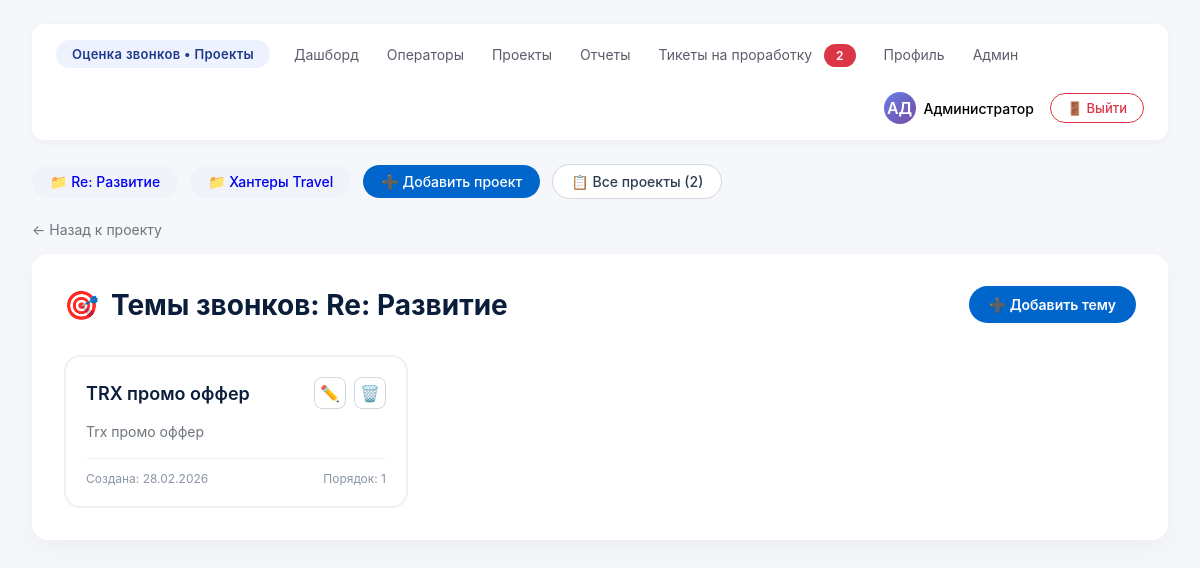
Screenshot of /project/1/topics (signed in) with the database file from the repository.
### database.py (models this page shows)
class User(Base):
    __tablename__ = "users"
    id = Column(Integer, primary_key=True)
    full_name = Column(String, nullable=False)
    login = Column(String, unique=True, nullable=False)
    password_hash = Column(String, nullable=True)
    role = Column(String, nullable=False, default=UserRole.CONTROLLER.value)
    email = Column(String, nullable=True)
    avatar_letters = Column(String(2), nullable=True)
    is_active = Column(Boolean, default=True)
    created_at = Column(DateTime, default=datetime.utcnow)
    evaluations_given = relationship("Evaluation", back_populates="evaluator")
    managed_projects = relationship("Project", secondary="project_managers", back_populates="managers")
    manager_links = relationship("ProjectManager", back_populates="user", overlaps="managed_projects,managers")

class Project(Base):
    __tablename__ = "projects"
    id = Column(Integer, primary_key=True)
    name = Column(String, unique=True, nullable=False)
    description = Column(String, nullable=True)
    is_active = Column(Boolean, default=True)
    created_at = Column(DateTime, default=datetime.utcnow)
    operators = relationship("Operator", back_populates="project")
    metric_blocks = relationship("MetricBlock", back_populates="project", cascade="all, delete-orphan")
    managers = relationship("User", secondary="project_managers", back_populates="managed_projects")
    topics = relationship("Topic", back_populates="project", cascade="all, delete-orphan")
    manager_links = relationship("ProjectManager", back_populates="project", overlaps="managers,managed_projects")

class Topic(Base):
    __tablename__ = "topics"
    id = Column(Integer, primary_key=True)
    project_id = Column(Integer, ForeignKey("projects.id", ondelete="CASCADE"), nullable=False)
    name = Column(String, nullable=False)  # Название темы
    description = Column(String, nullable=True)  # Описание
    display_order = Column(Integer, default=0)
    is_active = Column(Boolean, default=True)
    created_at = Column(DateTime, default=datetime.utcnow)
    project = relationship("Project", back_populates="topics")
    evaluations = relationship("Evaluation", back_populates="topic")  # Связь с оценками

### main.py (the view)
@app.get("/project/{project_id}/topics", response_class=HTMLResponse)
async def project_topics_page(
    request: Request,
    project_id: int,
    current_user: User = Depends(get_current_user),
    db: Session = Depends(get_db)
):
    if current_user.role not in ['admin', 'controller']:
        raise HTTPException(status_code=403, detail="Недостаточно прав")
    project = db.query(Project).filter(Project.id == project_id).first()
    if not project:
        raise HTTPException(status_code=404, detail="Проект не найден")
    topics = db.query(Topic).filter(
        Topic.project_id == project_id,
        Topic.is_active == True
    ).order_by(Topic.display_order).all()
    all_projects = db.query(Project).filter(Project.is_active == True).all()
    tickets_count = get_active_tickets_count(db)
    return templates.TemplateResponse(
        "project_topics.html",
        {
            "request": request,
            "user": current_user,
            "project": project,
            "topics": topics,
            "projects": all_projects,
            "tickets_count": tickets_count,
            "date": date
        }
    )

### templates/project_topics.html (shortened to what this page needs)
<!DOCTYPE html>
<html lang="ru">
<head>
</head>
<body>
    <div class="top-nav">
        <div class="project-badge">Оценка звонков • Проекты</div>
        <div class="nav-links">
            <a href="/" class="nav-item {% if request.url.path == '/' %}active{% endif %}">Дашборд</a>
            <a href="/operators" class="nav-item {% if request.url.path == '/operators' %}active{% endif %}">Операторы</a>
            <a href="/projects" class="nav-item {% if request.url.path == '/projects' %}active{% endif %}">Проекты</a>
            <a href="/reports" class="nav-item {% if request.url.path == '/reports' %}active{% endif %}">Отчеты</a>
            <a href="/tickets" class="nav-item {% if request.url.path == '/tickets' %}active{% endif %}">
                Тикеты на проработку
                <span class="tickets-badge">{{ tickets_count|default(0) }}</span>
            </a>
            <a href="/auth/profile" class="nav-item {% if request.url.path == '/auth/profile' %}active{% endif %}">Профиль</a>
            {% if user and user.role == 'admin' %}
            <a href="/admin" class="nav-item {% if request.url.path == '/admin' %}active{% endif %}">Админ</a>
            {% endif %}
        </div>
        <div class="user-rating">
            <div class="user-info">
                <div class="user-avatar">
                    {% if user and user.avatar_letters %}
                        {{ user.avatar_letters }}
                    {% elif user and user.full_name %}
                        {{ user.full_name[:2]|upper }}
                    {% else %}
                        АД
                    {% endif %}
                </div>
                <span style="font-size: 14px; font-weight: 500;">
                    {% if user and user.full_name %}
                        {{ user.full_name.split()[0] }}
                    {% else %}
                        Админ
                    {% endif %}
                </span>
            </div>
            <button class="logout-btn" type="button" onclick="showLogoutModal()">
                🚪 Выйти
            </button>
        </div>
    </div>
    <div class="projects-strip">
        {% for project in projects %}
            <a href="/project/{{ project.id }}" class="project-tag" style="background: #f0f3fa;">
                📁 {{ project.name }}
            </a>
        {% else %}
            <span class="project-tag" style="background: #f0f3fa;">📁 Нет проектов</span>
        {% endfor %}
        {% if user and user.role in ['admin', 'controller'] %}
        <span class="project-tag add" onclick="window.location.href='/projects'">➕ Добавить проект</span>
        {% endif %}
        <span class="project-tag all" onclick="window.location.href='/projects'">
            📋 Все проекты ({{ projects|length }})
        </span>
    </div>
    <a href="/project/{{ project.id }}" class="back-link">
        ← Назад к проекту
    </a>
    <div class="topics-container">
        <div class="topics-header">
            <h1>
                <span>🎯</span>
                Темы звонков: {{ project.name }}
            </h1>
            <button class="btn btn-primary" onclick="openCreateModal()">
                ➕ Добавить тему
            </button>
        </div>
        {% if topics %}
        <div class="topics-grid">
            {% for topic in topics %}
            <div class="topic-card">
                <div class="topic-header">
                    <span class="topic-name">{{ topic.name }}</span>
                    <div class="topic-actions">
                        <button class="btn-icon" onclick="openEditModal({{ topic.id }}, '{{ topic.name }}', '{{ topic.description or '' }}')">
                            ✏️
                        </button>
                        <button class="btn-icon" onclick="openDeleteModal({{ topic.id }}, '{{ topic.name }}')">
                            🗑️
                        </button>
                    </div>
                </div>
                {% if topic.description %}
                <div class="topic-description">{{ topic.description }}</div>
                {% endif %}
                <div class="topic-footer">
                    <span>Создана: {{ topic.created_at.strftime('%d.%m.%Y') if topic.created_at else '—' }}</span>
                    <span>Порядок: {{ topic.display_order }}</span>
                </div>
            </div>
            {% endfor %}
        </div>
        {% endif %}
    </div>
</body>
</html>

### templates/project_topics.html (style rules this page uses)
* { margin: 0; padding: 0; box-sizing: border-box; font-family: -apple-system, BlinkMacSystemFont, 'Segoe UI', Roboto, Oxygen, Ubuntu, sans-serif; }
body { background-color: #f5f7fb; padding: 24px 32px; }
.top-nav { background: white; border-radius: 12px; padding: 16px 24px; margin-bottom: 24px; box-shadow: 0 2px 8px rgba(0,0,0,0.04); display: flex; flex-wrap: wrap; align-items: center; gap: 24px; }
.project-badge { background: #eef2ff; color: #1e3a8a; padding: 6px 16px; border-radius: 30px; font-size: 13px; font-weight: 600; letter-spacing: 0.3px; }
.nav-links { display: flex; gap: 28px; color: #5a5e6a; font-size: 14px; }
.nav-item { cursor: pointer; text-decoration: none; color: #5a5e6a; }
.tickets-badge { background: #dc3545; color: white; padding: 4px 12px; border-radius: 30px; font-size: 12px; font-weight: 600; margin-left: 8px; }
.user-rating { margin-left: auto; display: flex; align-items: center; gap: 16px; }
.user-info { display: flex; align-items: center; gap: 8px; }
.user-avatar { width: 32px; height: 32px; background: linear-gradient(135deg, #667eea 0%, #764ba2 100%); border-radius: 50%; display: flex; align-items: center; justify-content: center; font-weight: 600; color: white; }
.logout-btn { background: transparent; border: 1px solid #dc3545; color: #dc3545; padding: 6px 16px; border-radius: 30px; font-size: 13px; font-weight: 500; cursor: pointer; transition: all 0.2s; text-decoration: none; display: inline-flex; align-items: center; gap: 6px; }
.projects-strip { display: flex; gap: 12px; margin-bottom: 20px; flex-wrap: wrap; align-items: center; }
.project-tag { padding: 8px 18px; border-radius: 30px; font-size: 14px; font-weight: 500; cursor: default; text-decoration: none; }
.project-tag.add { background: #0066cc; color: white; cursor: pointer; }
.project-tag.all { background: #ffffff; color: #2c3e50; border: 1px solid #d0d7de; cursor: pointer; }
.topics-container { background: white; border-radius: 16px; padding: 32px; box-shadow: 0 8px 24px rgba(0,0,0,0.04); }
.topics-header { display: flex; justify-content: space-between; align-items: center; margin-bottom: 32px; }
.topics-header h1 { font-size: 28px; color: #0a1e3c; display: flex; align-items: center; gap: 12px; }
.btn { padding: 10px 20px; border-radius: 30px; font-size: 14px; font-weight: 600; cursor: pointer; border: none; transition: all 0.2s; text-decoration: none; display: inline-block; }
.btn-primary { background: #0066cc; color: white; }
.topics-grid { display: grid; grid-template-columns: repeat(auto-fill, minmax(300px, 1fr)); gap: 20px; margin-top: 24px; }
.topic-card { background: white; border: 2px solid #edf0f5; border-radius: 16px; padding: 20px; transition: all 0.2s; }
.topic-header { display: flex; justify-content: space-between; align-items: center; margin-bottom: 12px; }
.topic-name { font-size: 18px; font-weight: 600; color: #0a1e3c; }
.topic-actions { display: flex; gap: 8px; }
.topic-description { color: #6c757d; font-size: 14px; margin-bottom: 16px; line-height: 1.5; }
.topic-footer { display: flex; justify-content: space-between; align-items: center; padding-top: 12px; border-top: 1px solid #edf0f5; font-size: 12px; color: #8a94a6; }
.back-link { display: inline-flex; align-items: center; gap: 8px; color: #6c757d; text-decoration: none; font-size: 14px; margin-bottom: 16px; }
.btn-icon { width: 32px; height: 32px; border-radius: 8px; border: 1px solid #d0d7de; background: white; cursor: pointer; transition: all 0.2s; display: inline-flex; align-items: center; justify-content: center; font-size: 16px; }

### rows the page displays
User: avatar_letters "АД", full_name "Администратор"
Project: name "Re: Развитие"
Project: name "Хантеры Travel"
Topic: name "TRX промо оффер", description "Trx промо оффер", created_at "28.02.2026", display_order "1"

### other values shown
{{ tickets_count|default(0) }} "2"
{{ projects|length }} "2"
